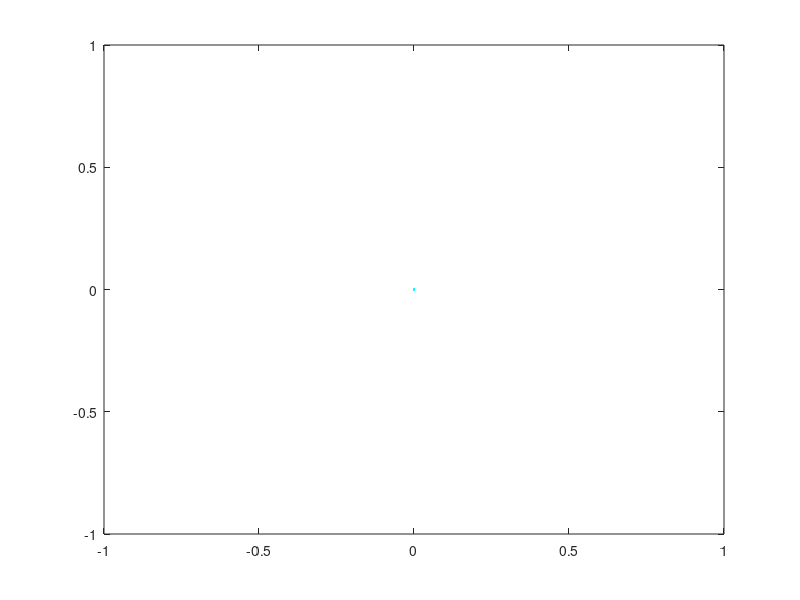

MATLAB code to generate this figure: (Note: this script raises an error after producing the figure.)
close all;
clear all;
clc;

Table = xlsread('LookupTable2.xls');
plot(0,0,'c.');
hold;

for i=1:1000
    plot(i/1000,getPower(i/1000,Table),'r*');
end